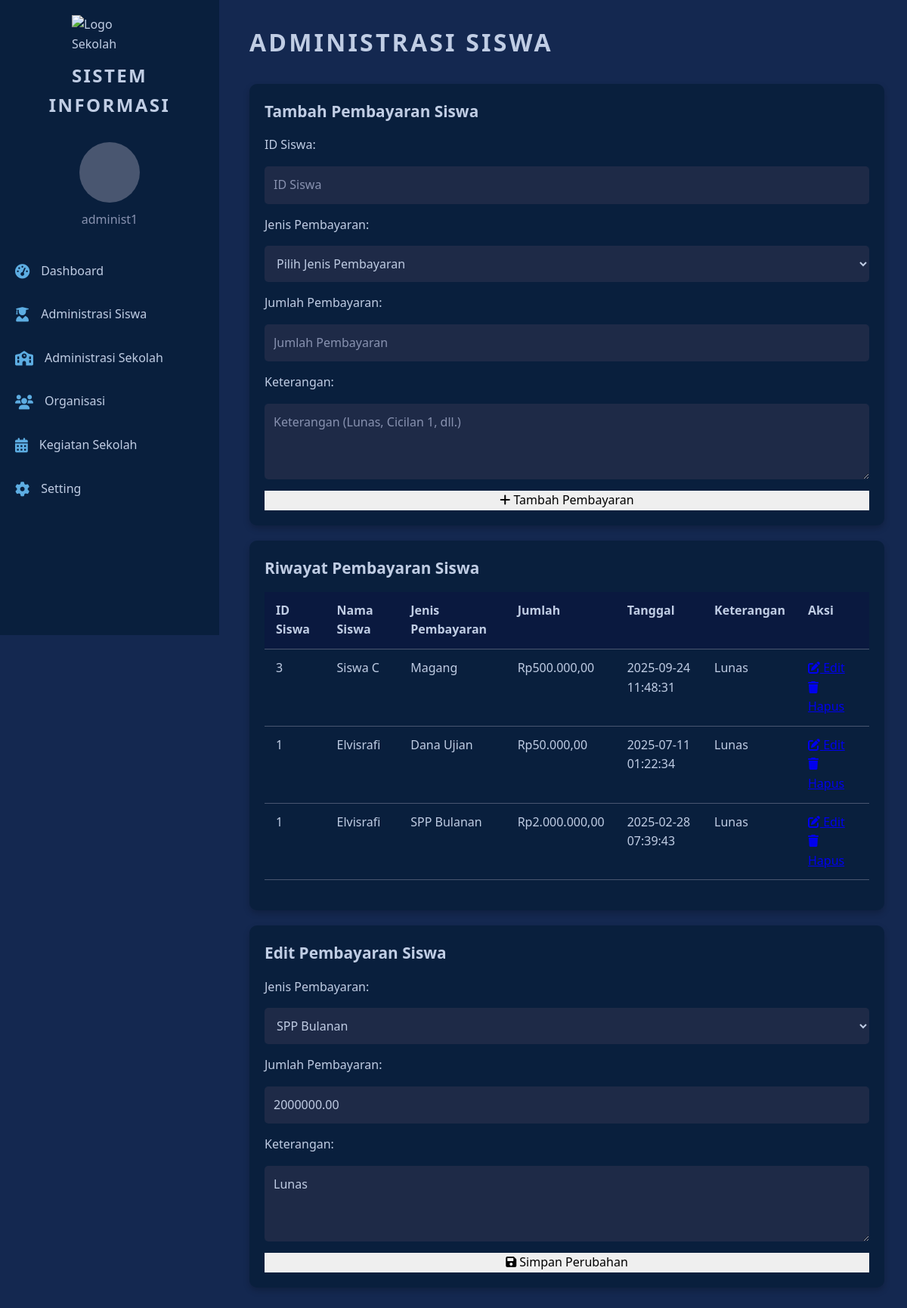
The page /administrasi_siswa.php?edit_payment_id=1 (signed in) on the database its author committed.
### tables this page shows
CREATE TABLE `payments` (
  `id` int(11) NOT NULL,
  `student_id` int(11) NOT NULL,
  `amount` decimal(10,2) NOT NULL,
  `date` timestamp NOT NULL DEFAULT current_timestamp(),
  `keterangan` varchar(255) DEFAULT NULL,
  `administrasi_id` int(11) DEFAULT NULL
);

CREATE TABLE `students` (
  `id` int(11) NOT NULL,
  `name` varchar(100) NOT NULL,
  `username` varchar(50) NOT NULL,
  `class_id` int(11) NOT NULL,
  `created_at` timestamp NOT NULL DEFAULT current_timestamp(),
  `nisn` varchar(20) DEFAULT NULL,
  `tempat_lahir` varchar(100) DEFAULT NULL,
  `tanggal_lahir` date DEFAULT NULL,
  `jenis_kelamin` enum('L','P') DEFAULT NULL,
  `agama` varchar(50) DEFAULT NULL,
  `status_keluarga` varchar(50) DEFAULT NULL,
  `anak_ke` int(11) DEFAULT NULL,
  `alamat` text DEFAULT NULL,
  `nomor_telepon` varchar(15) DEFAULT NULL,
  `sekolah_asal` varchar(100) DEFAULT NULL,
  `diterima_di_kelas` varchar(10) DEFAULT NULL,
  `tanggal_diterima` date DEFAULT NULL,
  `nama_orang_tua` varchar(100) DEFAULT NULL,
  `alamat_orang_tua` text DEFAULT NULL,
  `nama_wali` varchar(100) DEFAULT NULL,
  `alamat_wali` varchar(255) DEFAULT NULL,
  `pekerjaan_wali` varchar(100) DEFAULT NULL,
  `nama_ayah` varchar(100) DEFAULT NULL,
  `nama_ibu` varchar(100) DEFAULT NULL,
  `pekerjaan_ayah` varchar(100) DEFAULT NULL,
  `pekerjaan_ibu` varchar(100) DEFAULT NULL,
  `profile_picture` varchar(255) DEFAULT NULL
);

### administrasi_siswa.php (the view, shortened to what this page needs)
<?php
include 'config.php';
$username = $_SESSION['username'];
$siswa_pembayaran = $conn->query("SELECT s.id, s.name, p.amount, p.date, p.id AS payment_id, p.keterangan, a.title AS jenis_pembayaran
                                    FROM students s
                                    JOIN payments p ON s.id = p.student_id
                                    JOIN administrations a ON p.administrasi_id = a.id
                                    ORDER BY p.date DESC");
$jenis_pembayaran_query = $conn->query("SELECT id, title FROM administrations");
?>
<!DOCTYPE html>
<html lang="en">
<head>
    <link rel="stylesheet" href="https://cdnjs.cloudflare.com/ajax/libs/font-awesome/6.0.0-beta3/css/all.min.css">
</head>
<body>
    <div class="sidebar">
        <img src="images/Logo SMK.png" alt="Logo Sekolah" class="logo">
        <h2>SISTEM INFORMASI</h2>
        <div class="user-info">
            <div class="profile-picture">
            </div>
            <span><?php echo htmlspecialchars($username); ?></span>
        </div>
        <a href="administrasi_dashboard.php"><i class="fas fa-tachometer-alt"></i> Dashboard</a>
        <a href="administrasi_siswa.php"><i class="fas fa-user-graduate"></i> Administrasi Siswa</a>
        <a href="administrasi_sekolah.php"><i class="fas fa-school"></i> Administrasi Sekolah</a>
        <a href="administrasi_organisasi.php"><i class="fas fa-users"></i> Organisasi</a>
        <a href="administrasi_kegiatan.php"><i class="fas fa-calendar-alt"></i> Kegiatan Sekolah</a>
        <a href="#" onclick="toggleSetting()"><i class="fas fa-cog"></i> Setting</a>
    </div>
    <div class="container">
        <h2 class="dashboard-title">ADMINISTRASI SISWA</h2>
        <div class="card">
            <h3>Tambah Pembayaran Siswa</h3>
            <form method="POST" class="form-container">
                <label for="student_id">ID Siswa:</label>
                <input type="number" name="student_id" placeholder="ID Siswa" required>
                <label for="administrasi_id">Jenis Pembayaran:</label>
                <select name="administrasi_id" required>
                    <option value="">Pilih Jenis Pembayaran</option>
                </select>
                <label for="amount">Jumlah Pembayaran:</label>
                <input type="number" name="amount" placeholder="Jumlah Pembayaran" required>
                <label for="keterangan">Keterangan:</label>
                <textarea name="keterangan" placeholder="Keterangan (Lunas, Cicilan 1, dll.)" required></textarea>
                <button type="submit"><i class="fas fa-plus"></i> Tambah Pembayaran</button>
            </form>
        </div>
        <div class="card">
            <h3>Riwayat Pembayaran Siswa</h3>
            <table>
                <thead>
                    <tr>
                        <th>ID Siswa</th>
                        <th>Nama Siswa</th>
                        <th>Jenis Pembayaran</th>
                        <th>Jumlah</th>
                        <th>Tanggal</th>
                        <th>Keterangan</th>
                        <th>Aksi</th>
                    </tr>
                </thead>
                <tbody>
                    <?php if ($siswa_pembayaran->num_rows > 0) : ?>
                        <?php
                        mysqli_data_seek($siswa_pembayaran, 0);
                        while ($row = $siswa_pembayaran->fetch_assoc()) : ?>
                            <tr>
                                <td><?= htmlspecialchars($row['id']) ?></td>
                                <td><?= htmlspecialchars($row['name']) ?></td>
                                <td><?= htmlspecialchars($row['jenis_pembayaran']) ?></td>
                                <td>Rp<?= number_format(htmlspecialchars($row['amount']), 2, ',', '.') ?></td>
                                <td><?= htmlspecialchars($row['date']) ?></td>
                                <td><?= htmlspecialchars($row['keterangan']) ?></td>
                                <td>
                                    <a href="?edit_payment_id=<?= htmlspecialchars($row['payment_id']) ?>"><i class="fas fa-edit"></i> Edit</a>
                                    <a href="?delete_payment_id=<?= htmlspecialchars($row['payment_id']) ?>" onclick="return confirm('Apakah Anda yakin ingin menghapus pembayaran ini?')"><i class="fas fa-trash"></i> Hapus</a>
                                </td>
                            </tr>
                        <?php endwhile; ?>
                    <?php else : ?>
                        <tr>
                            <td colspan="7">Tidak ada data pembayaran siswa.</td>
                        </tr>
                    <?php endif; ?>
                </tbody>
            </table>
        </div>
        <?php
        if (isset($_GET['edit_payment_id'])) {
            $edit_payment_id = $_GET['edit_payment_id'];
            $edit_query = $conn->query("SELECT * FROM payments WHERE id = '$edit_payment_id'");
            if ($edit_query->num_rows == 1) {
                $edit_data = $edit_query->fetch_assoc();
        ?>
                <div class="card">
                    <h3>Edit Pembayaran Siswa</h3>
                    <form method="POST" class="form-container">
                        <label for="edit_administrasi_id">Jenis Pembayaran:</label>
                        <select name="edit_administrasi_id" required>
                            <?php
                            if ($jenis_pembayaran_query->num_rows > 0) {
                                mysqli_data_seek($jenis_pembayaran_query, 0);
                            }
                            while ($jenis = $jenis_pembayaran_query->fetch_assoc()) : ?>
                                <option value="<?= htmlspecialchars($jenis['id']) ?>" <?= ($edit_data['administrasi_id'] == $jenis['id']) ? 'selected' : '' ?>>
                                    <?= htmlspecialchars($jenis['title']) ?>
                                </option>
                            <?php endwhile; ?>
                        </select>
                        <label for="edit_amount">Jumlah Pembayaran:</label>
                        <input type="number" name="edit_amount" placeholder="Jumlah Pembayaran" value="<?= htmlspecialchars($edit_data['amount']) ?>" required>
                        <label for="edit_keterangan">Keterangan:</label>
                        <textarea name="edit_keterangan" placeholder="Keterangan (Lunas, Cicilan 1, dll.)" required><?= htmlspecialchars($edit_data['keterangan']) ?></textarea>
                        <button type="submit"><i class="fas fa-save"></i> Simpan Perubahan</button>
                    </form>
                </div>
        <?php
            } else {
                echo "<p>Data pembayaran tidak ditemukan.</p>";
            }
        }
        ?>
    </div>
</body>
</html>

### administrasi_siswa.php (style rules this page uses)
body, h1, h2, h3, p, ul, li, button, table, th, td, input, select, textarea { margin: 0; padding: 0; border: 0; font-size: 100%; font: inherit; vertical-align: baseline; box-sizing: border-box; }
body { font-family: 'Segoe UI', Tahoma, Geneva, Verdana, sans-serif; background-color: #142850; color: #c0cde4; line-height: 1.6; overflow-x: hidden; display: flex; min-height: 100vh; }
.sidebar { width: 250px; background-color: #091f3d; padding: 20px; display: flex; flex-direction: column; align-items: center; position: fixed; height: 100vh; overflow-y: auto; scrollbar-width: none; -ms-overflow-style: none; }
.logo { width: 100px; margin-bottom: 10px; }
.sidebar h2 { font-size: 1.5em; font-weight: 600; color: #c0cde4; margin-bottom: 30px; text-transform: uppercase; letter-spacing: 0.1em; text-align: center; width: 100%; }
.user-info { display: flex; flex-direction: column; align-items: center; margin-bottom: 30px; }
.profile-picture { width: 80px; height: 80px; border-radius: 50%; background-color: #495670; margin-bottom: 10px; }
.user-info span { font-size: 1em; color: #8892b0; }
.sidebar a { display: flex; align-items: center; width: 100%; padding: 12px; margin-bottom: 8px; background-color: transparent; color: #c0cde4; text-decoration: none; border-radius: 8px; transition: background-color 0.3s ease; }
.sidebar a i { margin-right: 15px; font-size: 1.2em; color: #5dade2; }
.container { flex: 1; padding: 30px; margin-left: 300px; }
.dashboard-title { font-size: 2em; font-weight: 700; color: #c0cde4; letter-spacing: 0.1em; margin-bottom: 30px; text-transform: uppercase; text-align: left; }
.card { background-color: #091f3d; border-radius: 10px; padding: 20px; margin-bottom: 20px; box-shadow: 0 4px 8px rgba(0, 0, 0, 0.2); }
.card h3 { font-size: 1.3em; font-weight: 600; color: #c0cde4; margin-bottom: 15px; }
table { width: 100%; border-collapse: collapse; margin-bottom: 20px; }
th, td { padding: 12px 15px; text-align: left; border-bottom: 1px solid #495670; }
th { background-color: #0a193f; color: #c0cde4; font-weight: 600; }
.form-container { display: flex; flex-direction: column; gap: 15px; }
.form-container input, .form-container textarea, .form-container select { padding: 12px; border: none; border-radius: 5px; background-color: #1e2a47; color: #c0cde4; font-family: 'Segoe UI', Tahoma, Geneva, Verdana, sans-serif; font-size: 1em; outline: none; resize: vertical; }
.form-container input::placeholder, .form-container textarea::placeholder, .form-container select::placeholder { color: #8892b0; }
.form-container textarea { height: 100px; }

### rows shown on the page
payments: student "3", student.name "Siswa C", administrasi.title "Magang", amount "500.000,00", date "2025-09-24 11:48:31", keterangan "Lunas"
payments: student "1", student.name "Elvisrafi", administrasi.title "Dana Ujian", amount "50.000,00", date "2025-07-11 01:22:34", keterangan "Lunas"
payments: student "1", student.name "Elvisrafi", administrasi.title "SPP Bulanan", amount "2.000.000,00", date "2025-02-28 07:39:43", keterangan "Lunas", edit_administrasi_id "SPP Bulanan", edit_amount "2000000.00", edit_keterangan "Lunas"

### other values the page prints
$username "administ1"
